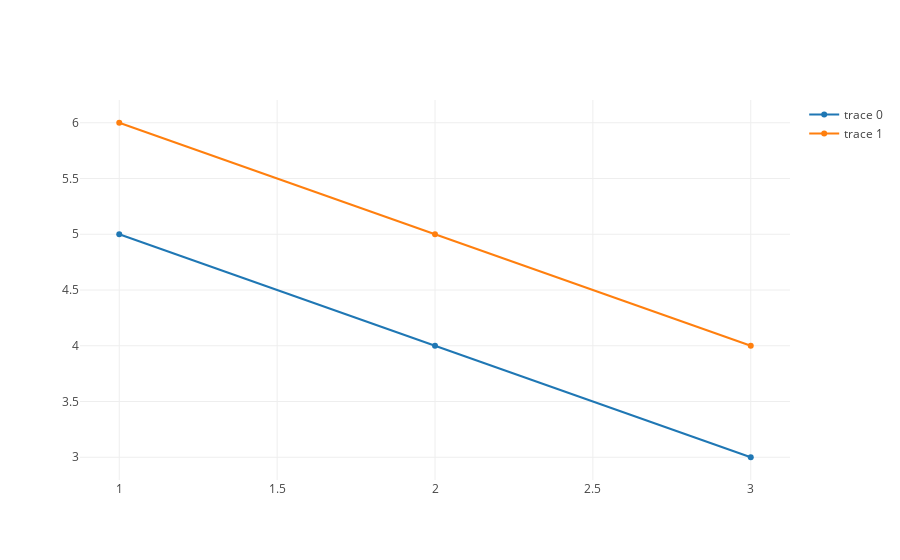

The cell this chart's notebook holds for it:
### Markdown cell above
## Multiple line plot

* Now you can see why a list is needed

### Code cell
pyo.iplot([{'x': [1, 2, 3], 'y':[5, 4, 3]}, {'x': [1, 2, 3], 'y':[6, 5, 4]}])

### Figure 1 — Plotly figure (JSON) as saved in the notebook; plotly's stock layout.template omitted (floating-point values rounded to 4 significant figures)
{"data": [{"type": "scatter", "uid": "731c5aaf-dab7-4d04-b9ca-7cda74c9e319", "x": [1, 2, 3], "y": [5, 4, 3]}, {"type": "scatter", "uid": "196ef2e3-8419-4a39-a57d-d324127210b5", "x": [1, 2, 3], "y": [6, 5, 4]}], "layout": {}}
